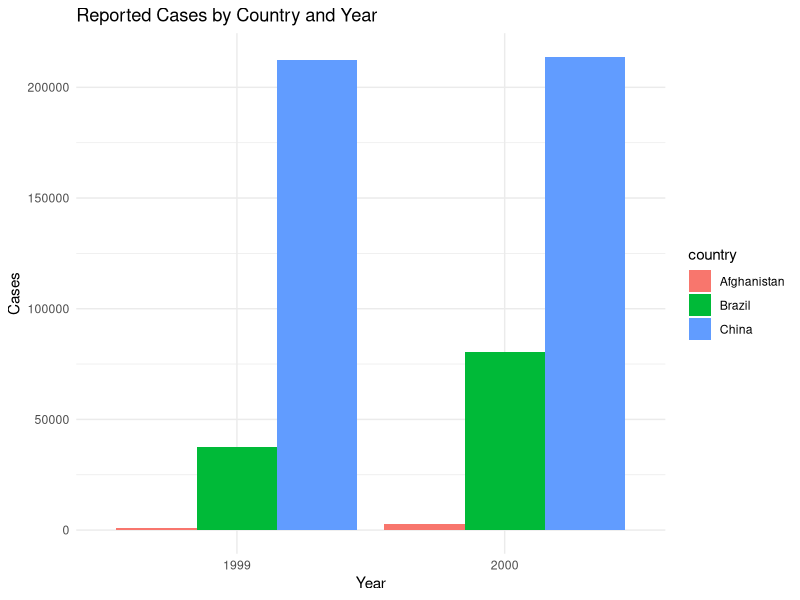

This figure's R source:
## ---- chunk 1
library(tidyverse)
library(dplyr)
library(tidyr)
library(ggplot2)
library(knitr)

knitr::opts_chunk$set(
  fig.width = 8,
  fig.height = 5,
  echo = TRUE,
  warning = FALSE,
  message = FALSE
)
## ---- chunk 2
table1 <- tibble(
  country = c("Afghanistan","Afghanistan","Brazil","Brazil","China","China"),
  year = c(1999,2000,1999,2000,1999,2000),
  cases = c(745,2666,37737,80488,212258,213766),
  population = c(19987071,20595360,172006362,174504898,1272915272,1280428583)
)

table1
## ---- chunk 3
table4a <- tibble(
  country = c("Afghanistan","Brazil","China"),
  `1999` = c(745,37737,212258),
  `2000` = c(2666,80488,213766)
)

table4a %>%
  pivot_longer(
    cols = c(`1999`,`2000`),
    names_to = "year",
    values_to = "cases"
  )
## ---- chunk 4
table4b <- tibble(
  country = c("Afghanistan","Brazil","China"),
  `1999` = c(19987071,172006362,1272915272),
  `2000` = c(20595360,174504898,1280428583)
)

table4b %>%
  pivot_longer(
    cols = c(`1999`,`2000`),
    names_to = "year",
    values_to = "population"
  )
## ---- chunk 5
table2 <- tibble(
  country = c(
    "Afghanistan","Afghanistan",
    "Afghanistan","Afghanistan",
    "Brazil","Brazil",
    "Brazil","Brazil",
    "China","China",
    "China","China"
  ),
  year = c(
    1999,1999,
    2000,2000,
    1999,1999,
    2000,2000,
    1999,1999,
    2000,2000
  ),
  type = c(
    "cases","population",
    "cases","population",
    "cases","population",
    "cases","population",
    "cases","population",
    "cases","population"
  ),
  count = c(
    745,19987071,
    2666,20595360,
    37737,172006362,
    80488,174504898,
    212258,1272915272,
    213766,1280428583
  )
)

table2 %>%
  pivot_wider(
    names_from = type,
    values_from = count
  )
## ---- chunk 6
tidy4a <- table4a %>%
  pivot_longer(
    c(`1999`,`2000`),
    names_to = "year",
    values_to = "cases"
  )

tidy4b <- table4b %>%
  pivot_longer(
    c(`1999`,`2000`),
    names_to = "year",
    values_to = "population"
  )
## ---- chunk 7
left_join(
  x = tidy4a,
  y = tidy4b,
  by = c("country","year")
)
## ---- chunk 8
table3 <- tibble(
  country = c("Afghanistan","Afghanistan","Brazil","Brazil","China","China"),
  year = c(1999,2000,1999,2000,1999,2000),
  rate = c(
    "745/19987071",
    "2666/20595360",
    "37737/172006362",
    "80488/174504898",
    "212258/1272915272",
    "213766/1280428583"
  )
)

table3 %>%
  separate(
    rate,
    into = c("cases","population")
  )
## ---- chunk 9
table3 %>%
  separate(
    rate,
    into = c("cases","population"),
    sep = "/"
  )
## ---- chunk 10
table3 %>%
  separate(
    rate,
    into = c("cases","population"),
    convert = TRUE
  )
## ---- chunk 11
stocks <- tibble(
  year = c(2015,2015,2015,2015,2016,2016,2016),
  qtr = c(1,2,3,4,2,3,4),
  return = c(1.88,0.59,0.35,NA,0.92,0.17,2.66)
)

stocks
## ---- chunk 12
stocks %>%
  pivot_wider(
    names_from = year,
    values_from = return
  )
## ---- chunk 13
stocks %>%
  na.omit()
## ---- chunk 14
table1 %>%
  ggplot(
    aes(
      x = factor(year),
      y = cases,
      fill = country
    )
  ) +
  geom_col(position = "dodge") +
  labs(
    title = "Reported Cases by Country and Year",
    x = "Year",
    y = "Cases"
  ) +
  theme_minimal()
